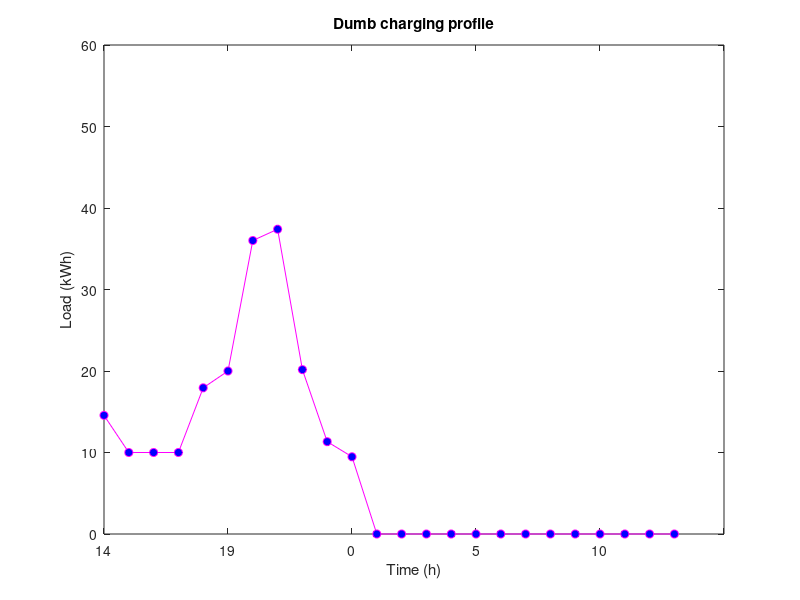

Recreate this plot in MATLAB. (Note: this script raises an error after producing the figure.)
%% Parameters
clear
close all
Smin = 0.1;
Smax = 1;
capBat = 60; % in kWh (Tesla Model Y)
Emax = 10; % in kW
cap = 30; % Grid (Transformer) capacity


offPeak = 0.37067; % Prices per kWh
onPeak = 0.48695;

% offPeak = 0.1; % Prices per kWh
% onPeak = 0.5;

EVnumber = 10;

EVs = zeros(EVnumber,5);

% falpha = [/39 10/39 6/39 10/39 3/39 2/39 0/39 0/39 0/39 0/39 0/39 0/39 0/39 0/39];
t1 = [0 1 2 3 4 5 6 7 8 9 10 11 12 13 14 15 16 17 18 19 20 21 22 23];
% t2 = [16 17 18 19 20 21 22 23 0 1 2 4 5 6];
% n = EVnumber;
% 
% c = cumsum([0,falpha(:).']);
% c = c/c(end); % make sur the cumulative is 1 
% [~,i] = histc(rand(1,n),c);
% r = t1(i); % map to v values
% 
% EVs(:,5) = r'; % When the charging task starts


for i = 1:EVnumber
    %TODO: Stochastic battery capacity? 
    EVs(i,1) = unifrnd(Smin,Smax-0.1); % 1st column: initial SoC
    EVs(i,2) = unifrnd(max(EVs(i,1),0.6),Smax); % 2nd column: Sobj
    EVs(i,3) = capBat*(EVs(i,2)-EVs(i,1)); % 3rd column: energy to get to Sobj
    EVs(i,4) = max(offPeak,normrnd(.44,0.1)); % price for which EV will defer charging
    EVs(i,5) = round(normrnd(17,3)); % arrival time (16th index equals 17h)
    EVs(i,6) = min(round(normrnd(8,2)),max(EVs(:,5))); % departure time
end


% EVs = [0.751778949114543	0.976615575619027	13.4901975902690	0.370670000000000	20	9;
% 0.178032323999528	0.711399287546819	32.0020178128375	0.474262446653865	28	14;
% 0.226090465342039	0.988237112704246	45.7287988417325	0.512540422494611	17	9;
% 0.213509070901772	0.768704513050510	33.3117265289243	0.588969760778547	21	11;
% 0.624592559325270	0.637998989181005	0.804385791344109	0.511723865132884	22	9;
% 0.706192104462667	0.924530291027913	13.1002911939148	0.409655907521398	18	6;
% 0.664836870415687	0.675506066831120	0.640151784925978	0.370670000000000	15	2;
% 0.758766262661834	0.926382368191822	10.0569663317993	0.370670000000000	21	5;
% 0.450995487725119	0.752623382837203	18.0976737067251	0.471920673916550	18	6;
% 0.491811516630585	0.778234480284360	17.1853778192265	0.502770728752873	20	10];

% EVs = [0.602012037521139	0.814792820673305	12.7668469891299	0.370670000000000	22	6;
% 0.420023772495711	0.807089405757887	23.2239379957306	0.370670000000000	14	5;
% 0.179024028698803	0.956110182218791	46.6251692111993	0.370670000000000	20	8;
% 0.190973152835646	0.796178262784808	36.3123065969497	0.480474457080366	14	10;
% 0.622415018062455	0.796531583736583	10.4469939404477	0.501434740533673	13	9;
% 0.363180244051477	0.976520212459366	36.8003981044734	0.370670000000000	23	8;
% 0.551663887446005	0.997486452640385	26.7493539116628	0.550295034306817	14	6;
% 0.135259033455307	0.925177587869021	47.3951132648228	0.426430191232172	16	8;
% 0.813719173513560	0.889334405932335	4.53691394512651	0.470928218227206	10	7;
% 0.215873470769043	0.697952211897265	28.9247244676933	0.370670000000000	16	7];

beginPlot = min(EVs(:,5));

%% Dumb Charging

demandDumb = zeros(EVnumber,size(t1,2)); % For each EV, we generate a dumb charging load profile (time window is 16h-6h)
% for i=1:EVnumber
%     energy = EVs(i,3);
% %     t = mod(EVs(i,5),24)+1;
%     t = mod(EVs(i,5),24);
%     while t ~= mod(EVs(i,5),24)-1
% %     while t ~= EVs(i,5)
%         if t == 24
%             t = 0;
%         end
%         if energy > Emax
%             demandDumb(i,t+1) = Emax;
%             energy = energy - Emax;
%         else 
%             demandDumb(i,t+1) = energy;
%             break
%         end
%         t = t+1;
%     end
% end
% 
% totalDumb = sum(demandDumb, 1);

for i=1:EVnumber
    energy = EVs(i,3);
    demandCurr = zeros(1,24);
    tarr = EVs(i,5);
    tdep = EVs(i,6);
    t = 1;
    while t ~= (tdep + 24 - tarr)
        if energy > Emax
            demandCurr(t) = Emax;
            energy = energy - Emax;
        else 
            demandCurr(t) = energy;
            break
        end
        t = t+1;
    end
    demandDumb(i,:) = circshift(demandCurr,tarr);
end

totalDumb = sum(demandDumb, 1);


dumbShifted = circshift(totalDumb,-beginPlot);
% timeShifted = circshift(t1,-beginPlot);
% timeSeriesDumb = timeseries(dumbShifted, timeShifted);
xLabels = [beginPlot mod(beginPlot+5,24) mod(beginPlot+10,24) mod(beginPlot+15,24) mod(beginPlot+20,24)];
figure(1)
plot(t1,dumbShifted,'-om','MarkerFaceColor','b')
xticklabels(xLabels)
title('Dumb charging profile')
xlabel('Time (h)')
ylabel('Load (kWh)')
ylim([0 cap+30]);
hold on 
ax = gca; 
ax.FontSize = 12;
yline(cap, '-r')
hold off
% plotResult(totalDumb,cap)

%% ToU
priceElec = zeros(1,24);
priceElec(8:22) = onPeak; % Day tarrif is from 7am until 22pm
priceElec(priceElec == 0) = offPeak; % Night tariff is from 22pm until 7am

demandToU = zeros(EVnumber,size(t1,2));
for i=1:EVnumber
    energy = EVs(i,3);
    tarr = EVs(i,5);
    tdep = EVs(i,6);
    priceElecCurr = circshift(priceElec,-tarr);
    demandToUCurr = zeros(1,24);
    t = 1;
    while t ~= (tdep + 24 - tarr)
        if priceElecCurr(t) <= EVs(i,4)
            if energy >= Emax
                demandToUCurr(t) = Emax;
                energy = energy - Emax;
            else 
                demandToUCurr(t) = energy;
                break
            end
        end
        t=t+1;
    end
    demandToU(i,:) = circshift(demandToUCurr,tarr);
end

totalToU = sum(demandToU, 1);
ToUShifted = circshift(totalToU,-beginPlot);

figure(2)
plot(t1,ToUShifted,'-om','MarkerFaceColor','b')
xticklabels(xLabels)
% xlim([0 23])
title('ToU charging profile')
xlabel('Time (h)')
ylabel('Load (kW)')
ax = gca; 
ax.FontSize = 12;
ylim([0 cap+30]);
hold on 

yline(cap, '-r')
hold off

% plotResult(totalToU,cap)


%% Congestion Pricing (Iterative)

price = zeros(1,24); % index 1 corresponds to 0h-1h etc. 
totalIteration = totalDumb;
w = 0.1; % weighting factor for congestion pricing 


while max(totalIteration) > cap
    demandIteration = zeros(EVnumber,size(t1,2));
    congestionPrice = arrayfun(@(x)w*max(x-cap,0)/cap,totalIteration);
    price = price + congestionPrice;

    for i=1:EVnumber
        energy = EVs(i,3);
        tarr = EVs(i,5);
        tdep = EVs(i,6);
        priceCurrIter = circshift(price,-tarr);
        demandIterCurr = zeros(1,24);
        t = 1;

        while t ~= (tdep + 24 - tarr)
%             if t == 24
%                 t = 0;
%             end
            if priceCurrIter(t) <= EVs(i,4)
                if energy >= Emax
                    demandIterCurr(t) = Emax;
                    energy = energy - Emax;
                else 
                    demandIterCurr(t) = energy;
                    break
                end
            end
            t=t+1;
        end
        demandIteration(i,:) = circshift(demandIterCurr,tarr);
    end
    totalIteration = sum(demandIteration, 1);
end


totalFinal = totalIteration;
CongShifted = circshift(totalFinal,-beginPlot);

figure(3)
plot(t1,CongShifted,'-om','MarkerFaceColor','b')
xticklabels(xLabels)
% xlim([0 23])
title('Congestion Pricing charging profile')
xlabel('Time (h)')
ylabel('Load (kW)')
ax = gca; 
ax.FontSize = 12;
ylim([0 cap+30]);
hold on 

yline(cap, '-r')
hold off
% plotResult(totalFinal,cap)

% if sum(totalFinal) - sum(totalDumb) > 1^(-10)
%        disp('ITERATIVE FAILED');
% end



%% Linear programming
% Linprog takes last timeslots if costs are the same. More accurate cost
% function needed including discomfort

price2 = zeros(1,24); % index 1 corresponds to 0h-1h etc. 
totalIteration2 = totalDumb; 
w = 0.1; % weighting factor for congestion pricing 


while max(totalIteration2) > cap
    demandIteration2 = zeros(EVnumber,size(t1,2));
    congestionPrice2 = arrayfun(@(x)w*max(x-cap,0)/cap,totalIteration2); 
    price2 = price2 + congestionPrice2;  

    for i=1:EVnumber
        % Charging each hour is < Emax and total charging is equal to (SoCobj-SoCinit)*capBat
%         demandCurrent = fmincon((@(x) price2*transpose(x)+sum(demandDumb(i,:)-x)),demandDumb(i,:),eye(24),Emax*ones(24,1),ones(1,24),EVs(i,3));

        tdep = EVs(i,6);
        tarr = EVs(i,5);
        energy = EVs(i,3);
        if tarr >= 24
            weight = [price2(mod(tarr,24)+1:tdep)];
            schedule = transpose(linprog(weight, [], [], ones(1,tdep + (24-tarr)), energy, zeros(1,size(weight,2)),Emax*ones(1,size(weight,2)))); % works as it should
            schedule = [zeros(1,mod(tarr,24)) schedule zeros(1,24-tdep)];
        else
            weight = [price2(tarr+1:end) price2(1:tdep)];
            schedule = transpose(linprog(weight, [], [], ones(1,tdep + (24-tarr)), energy, zeros(1,size(weight,2)),Emax*ones(1,size(weight,2)))); % works as it should
            schedule = [schedule(24-tarr+1:end) zeros(1,24-size(weight,2)) schedule(1:24-tarr)];
        end
        
%         schedule = transpose(linprog(weight, [], [], ones(1,tdep + (24-tarr)), energy, zeros(1,size(weight,2)),Emax*ones(1,size(weight,2)))); % works as it should
%         schedule = [schedule(24-tarr+1:end) zeros(1,24-size(weight,2)) schedule(1:24-tarr)];
        demandIteration2(i,:) = schedule;
        
    end
    totalIteration2 = sum(demandIteration2, 1);
end


totalFinal2 = totalIteration;

LinearShifted = circshift(totalFinal2,-beginPlot);

figure(4)
plot(t1,LinearShifted,'-om','MarkerFaceColor','b')
xticklabels(xLabels)
% xlim([0 23])
title('Linear Programming charging profile')
xlabel('Time (h)')
ylabel('Load (kW)')
ax = gca; 
ax.FontSize = 12;
ylim([0 cap+30]);
hold on 

yline(cap, '-r')
hold off
% plotResult(totalFinal,cap)

% if sum(totalFinal2) - sum(totalDumb) > 1^(-10)
%        disp('LINEAR PROGRAMMING FAILED');
% end

